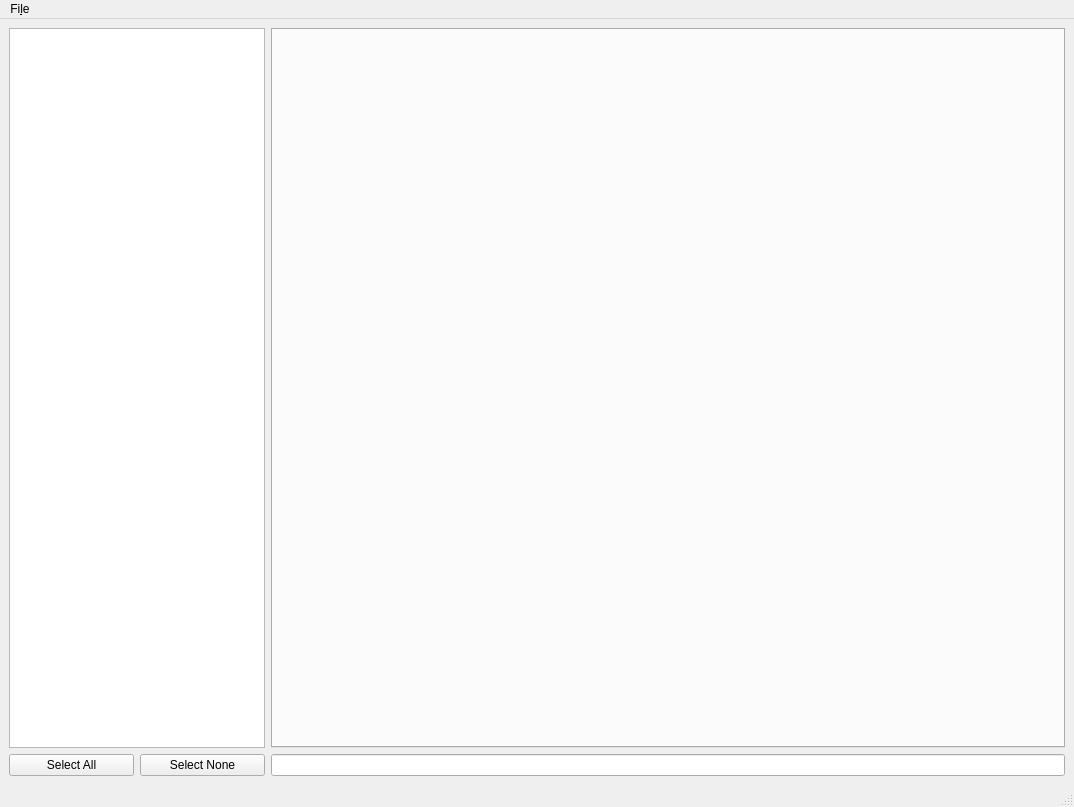
<?xml version="1.0" encoding="UTF-8"?>
<ui version="4.0">
 <class>MainWindow</class>
 <widget class="QMainWindow" name="MainWindow">
  <property name="geometry">
   <rect>
    <x>0</x>
    <y>0</y>
    <width>1074</width>
    <height>807</height>
   </rect>
  </property>
  <property name="windowTitle">
   <string>MainWindow</string>
  </property>
  <widget class="QWidget" name="centralwidget">
   <layout class="QHBoxLayout" name="horizontalLayout_2">
    <item>
     <layout class="QVBoxLayout" name="verticalLayout">
      <item>
       <widget class="QListWidget" name="filterListWidget">
        <property name="sizePolicy">
         <sizepolicy hsizetype="Maximum" vsizetype="Expanding">
          <horstretch>0</horstretch>
          <verstretch>0</verstretch>
         </sizepolicy>
        </property>
       </widget>
      </item>
      <item>
       <layout class="QHBoxLayout" name="horizontalLayout">
        <item>
         <widget class="QPushButton" name="pushButton">
          <property name="text">
           <string>Select All</string>
          </property>
         </widget>
        </item>
        <item>
         <widget class="QPushButton" name="pushButton_2">
          <property name="text">
           <string>Select None</string>
          </property>
         </widget>
        </item>
       </layout>
      </item>
     </layout>
    </item>
    <item>
     <layout class="QVBoxLayout" name="verticalLayout_2">
      <item>
       <widget class="QTabWidget" name="tabWidget">
        <property name="currentIndex">
         <number>-1</number>
        </property>
        <property name="tabsClosable">
         <bool>true</bool>
        </property>
       </widget>
      </item>
      <item>
       <widget class="QLineEdit" name="filterLineEdit">
        <property name="sizePolicy">
         <sizepolicy hsizetype="Expanding" vsizetype="Fixed">
          <horstretch>1</horstretch>
          <verstretch>0</verstretch>
         </sizepolicy>
        </property>
       </widget>
      </item>
     </layout>
    </item>
   </layout>
  </widget>
  <widget class="QMenuBar" name="menubar">
   <property name="geometry">
    <rect>
     <x>0</x>
     <y>0</y>
     <width>1074</width>
     <height>30</height>
    </rect>
   </property>
   <widget class="QMenu" name="menuFile">
    <property name="title">
     <string>Fi&amp;le</string>
    </property>
    <addaction name="actionOpen_Log"/>
    <addaction name="actionQuit"/>
   </widget>
   <addaction name="menuFile"/>
  </widget>
  <widget class="QStatusBar" name="statusbar"/>
  <action name="actionOpen_Log">
   <property name="text">
    <string>&amp;Open Log...</string>
   </property>
  </action>
  <action name="actionQuit">
   <property name="text">
    <string>&amp;Quit</string>
   </property>
  </action>
 </widget>
 <resources/>
 <connections/>
</ui>
